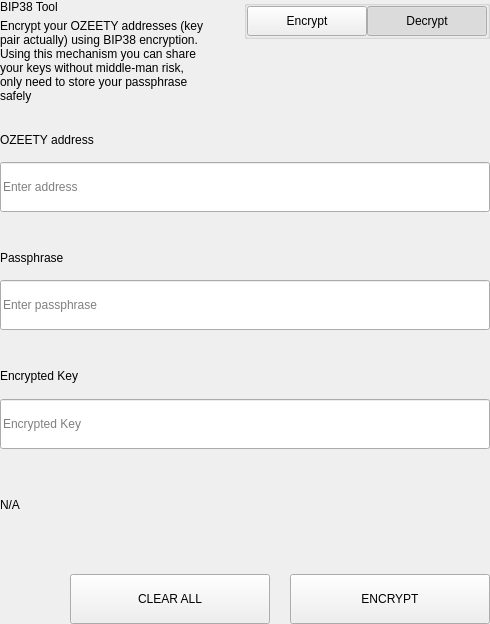
<?xml version="1.0" encoding="UTF-8"?>
<ui version="4.0">
 <class>SettingsBitToolWidget</class>
 <widget class="QWidget" name="SettingsBitToolWidget">
  <property name="geometry">
   <rect>
    <x>0</x>
    <y>0</y>
    <width>490</width>
    <height>624</height>
   </rect>
  </property>
  <property name="windowTitle">
   <string>Form</string>
  </property>
  <layout class="QVBoxLayout" name="verticalLayout">
   <property name="spacing">
    <number>0</number>
   </property>
   <property name="leftMargin">
    <number>0</number>
   </property>
   <property name="topMargin">
    <number>0</number>
   </property>
   <property name="rightMargin">
    <number>0</number>
   </property>
   <property name="bottomMargin">
    <number>0</number>
   </property>
   <item>
    <widget class="QWidget" name="left" native="true">
     <layout class="QVBoxLayout" name="verticalLayout_3">
      <property name="leftMargin">
       <number>0</number>
      </property>
      <property name="topMargin">
       <number>0</number>
      </property>
      <property name="rightMargin">
       <number>0</number>
      </property>
      <property name="bottomMargin">
       <number>0</number>
      </property>
      <item>
       <layout class="QVBoxLayout" name="verticalLayout_2">
        <property name="spacing">
         <number>0</number>
        </property>
        <item>
         <layout class="QHBoxLayout" name="horizontalLayout_3" stretch="3,1">
          <property name="spacing">
           <number>40</number>
          </property>
          <item>
           <layout class="QVBoxLayout" name="verticalLayoutTitle">
            <property name="spacing">
             <number>5</number>
            </property>
            <item>
             <widget class="QLabel" name="labelTitle">
              <property name="text">
               <string>BIP38 Tool</string>
              </property>
             </widget>
            </item>
            <item>
             <widget class="QLabel" name="labelSubtitle1">
              <property name="text">
               <string>Encrypt your OZEETY addresses (key pair actually) using BIP38 encryption.
Using this mechanism you can share your keys without middle-man risk, only need to store your passphrase safely</string>
              </property>
              <property name="wordWrap">
               <bool>true</bool>
              </property>
             </widget>
            </item>
           </layout>
          </item>
          <item alignment="Qt::AlignTop">
           <widget class="QGroupBox" name="groupBox">
            <property name="title">
             <string/>
            </property>
            <property name="alignment">
             <set>Qt::AlignLeading|Qt::AlignLeft|Qt::AlignTop</set>
            </property>
            <layout class="QHBoxLayout" name="horizontalLayout_4">
             <property name="spacing">
              <number>0</number>
             </property>
             <property name="leftMargin">
              <number>0</number>
             </property>
             <property name="topMargin">
              <number>0</number>
             </property>
             <property name="rightMargin">
              <number>0</number>
             </property>
             <property name="bottomMargin">
              <number>0</number>
             </property>
             <item>
              <spacer name="horizontalSpacer">
               <property name="orientation">
                <enum>Qt::Horizontal</enum>
               </property>
               <property name="sizeHint" stdset="0">
                <size>
                 <width>40</width>
                 <height>20</height>
                </size>
               </property>
              </spacer>
             </item>
             <item>
              <widget class="QPushButton" name="pushLeft">
               <property name="minimumSize">
                <size>
                 <width>120</width>
                 <height>30</height>
                </size>
               </property>
               <property name="maximumSize">
                <size>
                 <width>120</width>
                 <height>30</height>
                </size>
               </property>
               <property name="focusPolicy">
                <enum>Qt::NoFocus</enum>
               </property>
               <property name="text">
                <string>Encrypt</string>
               </property>
               <property name="checkable">
                <bool>true</bool>
               </property>
               <property name="autoExclusive">
                <bool>true</bool>
               </property>
              </widget>
             </item>
             <item>
              <widget class="QPushButton" name="pushRight">
               <property name="minimumSize">
                <size>
                 <width>120</width>
                 <height>30</height>
                </size>
               </property>
               <property name="maximumSize">
                <size>
                 <width>120</width>
                 <height>30</height>
                </size>
               </property>
               <property name="focusPolicy">
                <enum>Qt::NoFocus</enum>
               </property>
               <property name="text">
                <string>Decrypt</string>
               </property>
               <property name="checkable">
                <bool>true</bool>
               </property>
               <property name="checked">
                <bool>true</bool>
               </property>
               <property name="autoExclusive">
                <bool>true</bool>
               </property>
              </widget>
             </item>
            </layout>
           </widget>
          </item>
         </layout>
        </item>
        <item>
         <widget class="QStackedWidget" name="stackedWidget">
          <property name="currentIndex">
           <number>1</number>
          </property>
          <widget class="QWidget" name="pageDecrypt">
           <layout class="QVBoxLayout" name="verticalLayout_5">
            <property name="spacing">
             <number>0</number>
            </property>
            <property name="leftMargin">
             <number>0</number>
            </property>
            <property name="topMargin">
             <number>0</number>
            </property>
            <property name="rightMargin">
             <number>0</number>
            </property>
            <property name="bottomMargin">
             <number>0</number>
            </property>
            <item>
             <widget class="QWidget" name="widget" native="true">
              <property name="minimumSize">
               <size>
                <width>0</width>
                <height>100</height>
               </size>
              </property>
              <layout class="QVBoxLayout" name="verticalLayout_4">
               <property name="spacing">
                <number>0</number>
               </property>
               <property name="leftMargin">
                <number>0</number>
               </property>
               <property name="topMargin">
                <number>0</number>
               </property>
               <property name="rightMargin">
                <number>0</number>
               </property>
               <property name="bottomMargin">
                <number>0</number>
               </property>
               <item>
                <spacer name="verticalSpacer_2">
                 <property name="orientation">
                  <enum>Qt::Vertical</enum>
                 </property>
                 <property name="sizeType">
                  <enum>QSizePolicy::Fixed</enum>
                 </property>
                 <property name="sizeHint" stdset="0">
                  <size>
                   <width>20</width>
                   <height>20</height>
                  </size>
                 </property>
                </spacer>
               </item>
               <item>
                <layout class="QHBoxLayout" name="horizontalLayout_6" stretch="2">
                 <property name="spacing">
                  <number>0</number>
                 </property>
                 <item>
                  <layout class="QVBoxLayout" name="verticalLayout_7">
                   <property name="spacing">
                    <number>9</number>
                   </property>
                   <item>
                    <widget class="QLabel" name="labelSubtitleKey">
                     <property name="minimumSize">
                      <size>
                       <width>0</width>
                       <height>20</height>
                      </size>
                     </property>
                     <property name="maximumSize">
                      <size>
                       <width>16777215</width>
                       <height>20</height>
                      </size>
                     </property>
                     <property name="text">
                      <string>Encrypted key</string>
                     </property>
                    </widget>
                   </item>
                   <item>
                    <widget class="QLineEdit" name="lineEditKey">
                     <property name="minimumSize">
                      <size>
                       <width>0</width>
                       <height>50</height>
                      </size>
                     </property>
                     <property name="maximumSize">
                      <size>
                       <width>16777215</width>
                       <height>50</height>
                      </size>
                     </property>
                     <property name="placeholderText">
                      <string>Enter a encrypted key</string>
                     </property>
                    </widget>
                   </item>
                  </layout>
                 </item>
                </layout>
               </item>
               <item>
                <spacer name="verticalSpacer_3">
                 <property name="orientation">
                  <enum>Qt::Vertical</enum>
                 </property>
                 <property name="sizeType">
                  <enum>QSizePolicy::Fixed</enum>
                 </property>
                 <property name="sizeHint" stdset="0">
                  <size>
                   <width>20</width>
                   <height>20</height>
                  </size>
                 </property>
                </spacer>
               </item>
               <item>
                <layout class="QVBoxLayout" name="verticalLayout_9">
                 <property name="spacing">
                  <number>9</number>
                 </property>
                 <item>
                  <widget class="QLabel" name="labelSubtitlePassphrase">
                   <property name="maximumSize">
                    <size>
                     <width>16777215</width>
                     <height>20</height>
                    </size>
                   </property>
                   <property name="text">
                    <string>Passphrase</string>
                   </property>
                  </widget>
                 </item>
                 <item>
                  <widget class="QLineEdit" name="lineEditPassphrase">
                   <property name="minimumSize">
                    <size>
                     <width>0</width>
                     <height>50</height>
                    </size>
                   </property>
                   <property name="maximumSize">
                    <size>
                     <width>16777215</width>
                     <height>50</height>
                    </size>
                   </property>
                   <property name="placeholderText">
                    <string>Enter a passphrase</string>
                   </property>
                  </widget>
                 </item>
                </layout>
               </item>
               <item>
                <spacer name="verticalSpacer_4">
                 <property name="orientation">
                  <enum>Qt::Vertical</enum>
                 </property>
                 <property name="sizeType">
                  <enum>QSizePolicy::Fixed</enum>
                 </property>
                 <property name="sizeHint" stdset="0">
                  <size>
                   <width>20</width>
                   <height>20</height>
                  </size>
                 </property>
                </spacer>
               </item>
               <item>
                <widget class="QWidget" name="widget_3" native="true">
                 <property name="sizePolicy">
                  <sizepolicy hsizetype="Preferred" vsizetype="Fixed">
                   <horstretch>0</horstretch>
                   <verstretch>0</verstretch>
                  </sizepolicy>
                 </property>
                 <layout class="QVBoxLayout" name="verticalLayout_10">
                  <property name="spacing">
                   <number>9</number>
                  </property>
                  <property name="leftMargin">
                   <number>0</number>
                  </property>
                  <property name="topMargin">
                   <number>0</number>
                  </property>
                  <property name="rightMargin">
                   <number>0</number>
                  </property>
                  <property name="bottomMargin">
                   <number>0</number>
                  </property>
                  <item>
                   <widget class="QLabel" name="labelSubtitleDecryptResult">
                    <property name="minimumSize">
                     <size>
                      <width>0</width>
                      <height>20</height>
                     </size>
                    </property>
                    <property name="maximumSize">
                     <size>
                      <width>16777215</width>
                      <height>20</height>
                     </size>
                    </property>
                    <property name="text">
                     <string>Decrypted address result</string>
                    </property>
                   </widget>
                  </item>
                  <item>
                   <widget class="QWidget" name="widget_4" native="true">
                    <layout class="QHBoxLayout" name="horizontalLayout" stretch="6,0,1">
                     <property name="spacing">
                      <number>0</number>
                     </property>
                     <property name="leftMargin">
                      <number>0</number>
                     </property>
                     <property name="topMargin">
                      <number>0</number>
                     </property>
                     <property name="rightMargin">
                      <number>0</number>
                     </property>
                     <property name="bottomMargin">
                      <number>0</number>
                     </property>
                     <item alignment="Qt::AlignVCenter">
                      <widget class="QLineEdit" name="lineEditDecryptResult">
                       <property name="minimumSize">
                        <size>
                         <width>0</width>
                         <height>50</height>
                        </size>
                       </property>
                       <property name="maximumSize">
                        <size>
                         <width>16777215</width>
                         <height>50</height>
                        </size>
                       </property>
                       <property name="placeholderText">
                        <string>Decrypted Address</string>
                       </property>
                      </widget>
                     </item>
                     <item>
                      <spacer name="horizontalSpacer_4">
                       <property name="orientation">
                        <enum>Qt::Horizontal</enum>
                       </property>
                       <property name="sizeType">
                        <enum>QSizePolicy::Fixed</enum>
                       </property>
                       <property name="sizeHint" stdset="0">
                        <size>
                         <width>20</width>
                         <height>50</height>
                        </size>
                       </property>
                      </spacer>
                     </item>
                     <item>
                      <widget class="QPushButton" name="pushButtonImport">
                       <property name="minimumSize">
                        <size>
                         <width>140</width>
                         <height>40</height>
                        </size>
                       </property>
                       <property name="text">
                        <string>Import Address</string>
                       </property>
                      </widget>
                     </item>
                    </layout>
                   </widget>
                  </item>
                 </layout>
                </widget>
               </item>
               <item>
                <widget class="QLabel" name="statusLabel_DEC">
                 <property name="maximumSize">
                  <size>
                   <width>16777215</width>
                   <height>40</height>
                  </size>
                 </property>
                 <property name="text">
                  <string/>
                 </property>
                </widget>
               </item>
               <item>
                <spacer name="verticalSpacer">
                 <property name="orientation">
                  <enum>Qt::Vertical</enum>
                 </property>
                 <property name="sizeType">
                  <enum>QSizePolicy::Preferred</enum>
                 </property>
                 <property name="sizeHint" stdset="0">
                  <size>
                   <width>20</width>
                   <height>20</height>
                  </size>
                 </property>
                </spacer>
               </item>
               <item>
                <layout class="QHBoxLayout" name="horizontalLayout_7">
                 <property name="spacing">
                  <number>0</number>
                 </property>
                 <item>
                  <spacer name="horizontalSpacer_5">
                   <property name="orientation">
                    <enum>Qt::Horizontal</enum>
                   </property>
                   <property name="sizeType">
                    <enum>QSizePolicy::Expanding</enum>
                   </property>
                   <property name="sizeHint" stdset="0">
                    <size>
                     <width>40</width>
                     <height>20</height>
                    </size>
                   </property>
                  </spacer>
                 </item>
                 <item>
                  <widget class="QPushButton" name="pushButtonDecryptClear">
                   <property name="minimumSize">
                    <size>
                     <width>200</width>
                     <height>50</height>
                    </size>
                   </property>
                   <property name="maximumSize">
                    <size>
                     <width>200</width>
                     <height>50</height>
                    </size>
                   </property>
                   <property name="text">
                    <string>CLEAR</string>
                   </property>
                  </widget>
                 </item>
                 <item>
                  <spacer name="horizontalSpacer_3">
                   <property name="orientation">
                    <enum>Qt::Horizontal</enum>
                   </property>
                   <property name="sizeType">
                    <enum>QSizePolicy::Fixed</enum>
                   </property>
                   <property name="sizeHint" stdset="0">
                    <size>
                     <width>20</width>
                     <height>20</height>
                    </size>
                   </property>
                  </spacer>
                 </item>
                 <item>
                  <widget class="QPushButton" name="pushButtonDecrypt">
                   <property name="minimumSize">
                    <size>
                     <width>200</width>
                     <height>50</height>
                    </size>
                   </property>
                   <property name="maximumSize">
                    <size>
                     <width>200</width>
                     <height>50</height>
                    </size>
                   </property>
                   <property name="text">
                    <string>DECRYPT KEY</string>
                   </property>
                  </widget>
                 </item>
                </layout>
               </item>
              </layout>
             </widget>
            </item>
           </layout>
          </widget>
          <widget class="QWidget" name="pageEncrypt">
           <layout class="QVBoxLayout" name="verticalLayout_11">
            <property name="spacing">
             <number>0</number>
            </property>
            <property name="leftMargin">
             <number>0</number>
            </property>
            <property name="topMargin">
             <number>0</number>
            </property>
            <property name="rightMargin">
             <number>0</number>
            </property>
            <property name="bottomMargin">
             <number>0</number>
            </property>
            <item>
             <spacer name="verticalSpacer_8">
              <property name="orientation">
               <enum>Qt::Vertical</enum>
              </property>
              <property name="sizeType">
               <enum>QSizePolicy::Fixed</enum>
              </property>
              <property name="sizeHint" stdset="0">
               <size>
                <width>20</width>
                <height>20</height>
               </size>
              </property>
             </spacer>
            </item>
            <item>
             <widget class="QWidget" name="containerAddressEnc" native="true">
              <layout class="QVBoxLayout" name="containerAddressEncLayout">
               <property name="spacing">
                <number>5</number>
               </property>
               <property name="leftMargin">
                <number>0</number>
               </property>
               <property name="topMargin">
                <number>0</number>
               </property>
               <property name="rightMargin">
                <number>0</number>
               </property>
               <property name="bottomMargin">
                <number>0</number>
               </property>
               <item>
                <widget class="QLabel" name="labelSubtitleAddress">
                 <property name="minimumSize">
                  <size>
                   <width>0</width>
                   <height>20</height>
                  </size>
                 </property>
                 <property name="maximumSize">
                  <size>
                   <width>16777215</width>
                   <height>20</height>
                  </size>
                 </property>
                 <property name="text">
                  <string>OZEETY address</string>
                 </property>
                </widget>
               </item>
               <item>
                <widget class="QLineEdit" name="addressIn_ENC">
                 <property name="minimumSize">
                  <size>
                   <width>0</width>
                   <height>50</height>
                  </size>
                 </property>
                 <property name="placeholderText">
                  <string>Enter address</string>
                 </property>
                </widget>
               </item>
              </layout>
             </widget>
            </item>
            <item>
             <spacer name="verticalSpacer_6">
              <property name="orientation">
               <enum>Qt::Vertical</enum>
              </property>
              <property name="sizeType">
               <enum>QSizePolicy::Fixed</enum>
              </property>
              <property name="sizeHint" stdset="0">
               <size>
                <width>20</width>
                <height>20</height>
               </size>
              </property>
             </spacer>
            </item>
            <item>
             <widget class="QWidget" name="containerAddress" native="true">
              <layout class="QHBoxLayout" name="horizontalLayout_9" stretch="2">
               <property name="spacing">
                <number>0</number>
               </property>
               <property name="leftMargin">
                <number>0</number>
               </property>
               <property name="topMargin">
                <number>0</number>
               </property>
               <property name="rightMargin">
                <number>0</number>
               </property>
               <property name="bottomMargin">
                <number>0</number>
               </property>
               <item>
                <layout class="QVBoxLayout" name="verticalLayout_8">
                 <property name="spacing">
                  <number>5</number>
                 </property>
                 <item>
                  <widget class="QLabel" name="labelSubtitleMessage">
                   <property name="minimumSize">
                    <size>
                     <width>0</width>
                     <height>20</height>
                    </size>
                   </property>
                   <property name="maximumSize">
                    <size>
                     <width>16777215</width>
                     <height>20</height>
                    </size>
                   </property>
                   <property name="text">
                    <string>Passphrase</string>
                   </property>
                  </widget>
                 </item>
                 <item>
                  <widget class="QLineEdit" name="passphraseIn_ENC">
                   <property name="minimumSize">
                    <size>
                     <width>0</width>
                     <height>50</height>
                    </size>
                   </property>
                   <property name="maximumSize">
                    <size>
                     <width>16777215</width>
                     <height>50</height>
                    </size>
                   </property>
                   <property name="placeholderText">
                    <string>Enter passphrase</string>
                   </property>
                  </widget>
                 </item>
                </layout>
               </item>
              </layout>
             </widget>
            </item>
            <item>
             <spacer name="verticalSpacer_7">
              <property name="orientation">
               <enum>Qt::Vertical</enum>
              </property>
              <property name="sizeType">
               <enum>QSizePolicy::Fixed</enum>
              </property>
              <property name="sizeHint" stdset="0">
               <size>
                <width>20</width>
                <height>20</height>
               </size>
              </property>
             </spacer>
            </item>
            <item>
             <widget class="QWidget" name="widget_2" native="true">
              <property name="minimumSize">
               <size>
                <width>0</width>
                <height>75</height>
               </size>
              </property>
              <property name="maximumSize">
               <size>
                <width>16777215</width>
                <height>16777215</height>
               </size>
              </property>
              <layout class="QVBoxLayout" name="verticalLayout_6">
               <property name="leftMargin">
                <number>0</number>
               </property>
               <property name="topMargin">
                <number>0</number>
               </property>
               <property name="rightMargin">
                <number>0</number>
               </property>
               <property name="bottomMargin">
                <number>0</number>
               </property>
               <item>
                <widget class="QLabel" name="labelSubtitleEncryptedKey">
                 <property name="minimumSize">
                  <size>
                   <width>0</width>
                   <height>20</height>
                  </size>
                 </property>
                 <property name="maximumSize">
                  <size>
                   <width>16777215</width>
                   <height>20</height>
                  </size>
                 </property>
                 <property name="text">
                  <string>Encrypted Key</string>
                 </property>
                </widget>
               </item>
               <item>
                <widget class="QLineEdit" name="encryptedKeyOut_ENC">
                 <property name="minimumSize">
                  <size>
                   <width>0</width>
                   <height>50</height>
                  </size>
                 </property>
                 <property name="placeholderText">
                  <string>Encrypted Key</string>
                 </property>
                </widget>
               </item>
              </layout>
             </widget>
            </item>
            <item>
             <widget class="QLabel" name="statusLabel_ENC">
              <property name="text">
               <string notr="true">N/A</string>
              </property>
             </widget>
            </item>
            <item>
             <spacer name="verticalSpacer_5">
              <property name="orientation">
               <enum>Qt::Vertical</enum>
              </property>
              <property name="sizeType">
               <enum>QSizePolicy::Fixed</enum>
              </property>
              <property name="sizeHint" stdset="0">
               <size>
                <width>20</width>
                <height>20</height>
               </size>
              </property>
             </spacer>
            </item>
            <item>
             <layout class="QHBoxLayout" name="horizontalLayout_8">
              <property name="spacing">
               <number>0</number>
              </property>
              <item>
               <spacer name="horizontalSpacer_6">
                <property name="orientation">
                 <enum>Qt::Horizontal</enum>
                </property>
                <property name="sizeType">
                 <enum>QSizePolicy::Expanding</enum>
                </property>
                <property name="sizeHint" stdset="0">
                 <size>
                  <width>40</width>
                  <height>20</height>
                 </size>
                </property>
               </spacer>
              </item>
              <item>
               <widget class="QPushButton" name="pushButtonClear">
                <property name="minimumSize">
                 <size>
                  <width>200</width>
                  <height>50</height>
                 </size>
                </property>
                <property name="focusPolicy">
                 <enum>Qt::NoFocus</enum>
                </property>
                <property name="text">
                 <string>CLEAR ALL</string>
                </property>
               </widget>
              </item>
              <item>
               <spacer name="horizontalSpacer_2">
                <property name="orientation">
                 <enum>Qt::Horizontal</enum>
                </property>
                <property name="sizeType">
                 <enum>QSizePolicy::Fixed</enum>
                </property>
                <property name="sizeHint" stdset="0">
                 <size>
                  <width>20</width>
                  <height>20</height>
                 </size>
                </property>
               </spacer>
              </item>
              <item>
               <widget class="QPushButton" name="pushButtonEncrypt">
                <property name="minimumSize">
                 <size>
                  <width>200</width>
                  <height>50</height>
                 </size>
                </property>
                <property name="maximumSize">
                 <size>
                  <width>200</width>
                  <height>50</height>
                 </size>
                </property>
                <property name="focusPolicy">
                 <enum>Qt::NoFocus</enum>
                </property>
                <property name="text">
                 <string>ENCRYPT</string>
                </property>
               </widget>
              </item>
             </layout>
            </item>
           </layout>
          </widget>
         </widget>
        </item>
       </layout>
      </item>
     </layout>
    </widget>
   </item>
  </layout>
 </widget>
 <resources/>
 <connections/>
</ui>
